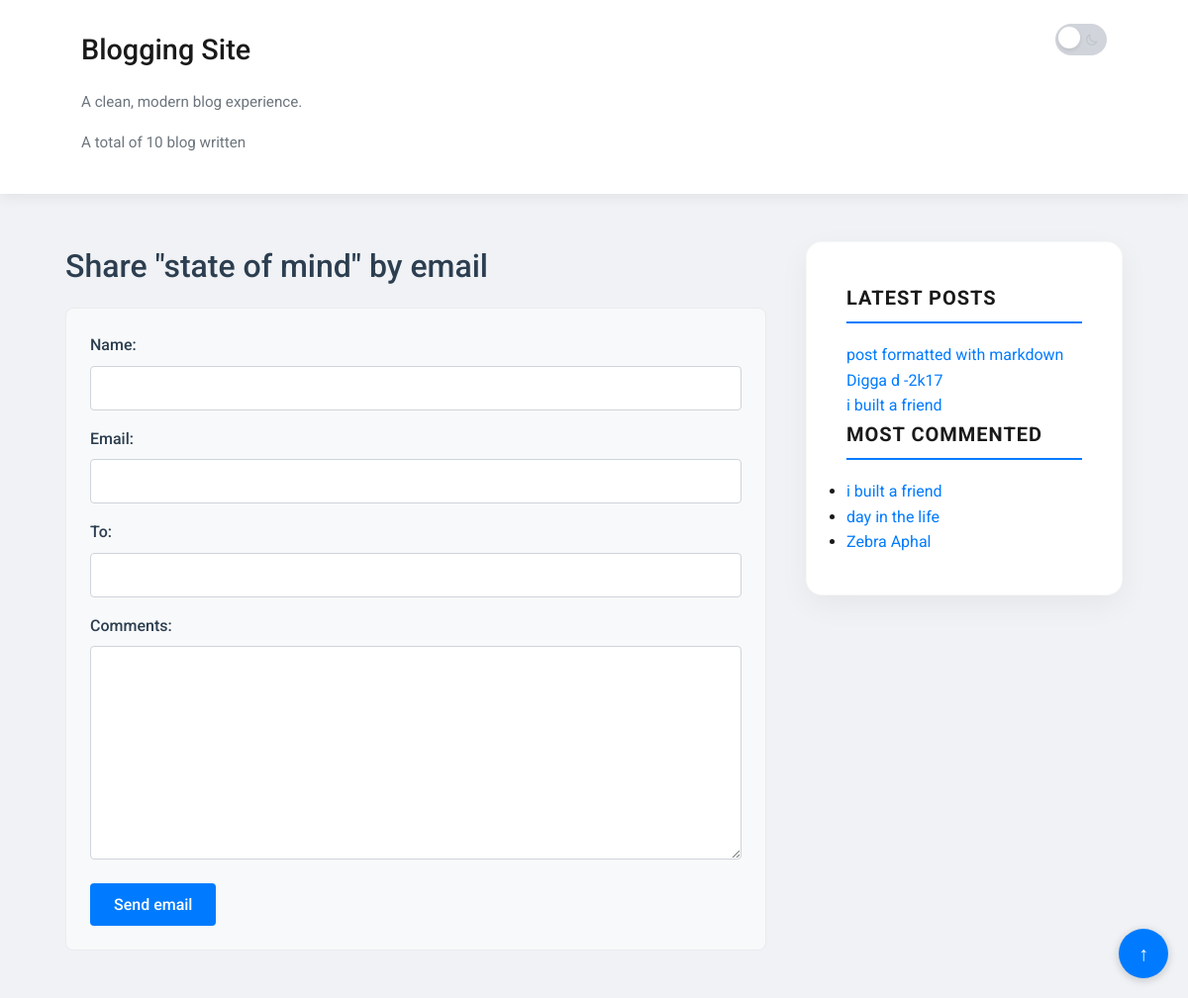
The app's page /2/share/ with its own data.
### blog/models.py (models this page shows, shortened)
class Post(models.Model):
    class Status(models.TextChoices):
        DRAFT = "DF", "Draft"
        PUBLISHED = "PB", "Published"
    title = models.CharField(max_length=250)
    slug = models.SlugField(max_length=250,unique_for_date="publish")
    author = models.ForeignKey(settings.AUTH_USER_MODEL,
                               on_delete=models.CASCADE,
                               related_name="blog_post"
                               )
    objects = models.Manager()
    published = PublishedManager()
    body = models.TextField()
    publish = models.DateTimeField(default=timezone.now)
    created = models.DateTimeField(auto_now_add=True)
    updated = models.DateTimeField(auto_now=True)
    tags = TaggableManager()
    status = models.CharField(
        max_length=2,
        choices=Status,
        default=Status.DRAFT
    )
    class Meta:
        ordering = ['-publish']
        indexes = [
            models.Index(fields=['-publish']),
        ]
    def get_absolute_url(self):
        return reverse("blog:post_detail", args=[self.publish.year,
                                                 self.publish.month,
                                                 self.publish.day,
                                                 self.slug])

### blog/views.py (the view, shortened to what this page needs)
# urls.py: path('<int:post_id>/share/',views.PostShareView.as_view(),name="post_share"),
class PostShareView(FormView):
    form_class = EmailPostForm
    template_name = 'blog/post/share.html'
    def dispatch(self, request, *args, **kwargs):
        self.post_obj = get_object_or_404(
            Post,id=self.kwargs.get("post_id"),status=Post.Status.PUBLISHED
        )
        return super().dispatch(request, *args, **kwargs)
    def get_context_data(self, **kwargs):
        context = super().get_context_data(**kwargs)
        context['post'] = self.post_obj
        context['sent'] = kwargs.get('sent',False)
        return context

### blog/forms.py
class EmailPostForm(forms.Form):
    name = forms.CharField(max_length=25)
    email = forms.EmailField()
    to = forms.EmailField()
    comments = forms.CharField(
        required=False,
        widget=forms.Textarea
    )

### blog/models.py (called while the page is built)
    def get_queryset(self):
        return super().get_queryset().filter(status=Post.Status.PUBLISHED)

### blog/templatetags/blog_tags.py (called while the page is built)
@register.simple_tag
def total_post():
    return Post.published.count()

@register.inclusion_tag("blog/post/latest_posts.html")
def show_latest_posts(count=5):
    latest_post = Post.published.order_by('-publish')[:count]
    return {'latest_post':latest_post}

@register.simple_tag
def most_commented_posts(count=5):
    most_commented = Post.published.annotate(total_comments= Count('comments')).order_by('-total_comments')[:count]
    return most_commented

### blog/templates/blog/post/share.html (shortened to what this page needs)
{% extends "blog/base.html" %}
 {% block content %} {% if sent %}
<div class="success-message">
  <h1>Email successfully sent</h1>
  <p>"{{ post.title }}" was successfully sent to {{ form.cleaned_data.to }}.</p>
</div>
{% else %}
<h1>Share "{{ post.title }}" by email</h1>
<form method="post">
  {{ form.as_p }}
  <input type="submit" value="Send email" />
</form>
{% endif %}
 {% endblock %}

### blog/templates/blog/base.html (shortened to what this page needs)
{% load static %}
{% load blog_tags %}
<!doctype html>
<html lang="en">
  <head>
    <link href="https://googleapis.com" rel="stylesheet" />
    <link rel="stylesheet" href="{% static 'blog/css/blog.css' %}" />
  </head>
  <body>
    <header class="site-header">
      <div class="header-inner">
        <div class="brand">
          <h1><a href="/">Blogging Site</a></h1>
          <p class="tagline">A clean, modern blog experience.</p>
          <p class="tagline">A total of {% total_post %} blog written</p>
        </div>
        <div class="header-controls">
          <div class="theme-switch-wrapper">
            <label class="theme-switch" for="theme-checkbox">
              <div class="slider">
                <svg class="icon moon" xmlns="http://w3.org" fill="none" viewBox="0 0 24 24" stroke="currentColor">
                  <path stroke-linecap="round" stroke-linejoin="round" stroke-width="2" d="M20.354 15.354A9 9 0 018.646 3.646 9.003 9.003 0 0012 21a9.003 9.003 0 008.354-5.646z" />
                </svg>
              </div>
            </label>
          </div>
        </div>
      </div>
    </header>
    <main class="page-layout">
      <div id="content">
        {% block content %}{% endblock %}
      </div>
      <aside id="sidebar">
        <div class="sidebar-section">
            <h3>Latest Posts</h3>
            {% show_latest_posts 3 %}
        </div>
        <div class="sidebar-section">
            <h3>Most Commented</h3>
            {% most_commented_posts 3 as most_commented %}
            <ul>
              {% for post in most_commented %}
                <li>
                  <a href="{{ post.get_absolute_url }}">{{ post.title }}</a>
                </li>
              {% empty %}
                <li>No comments yet.</li>
              {% endfor %}
            </ul>
        </div>
      </aside>
    </main>
  </body>
</html>

### blog/templates/blog/post/latest_posts.html
<ul style="list-style: none; padding: 0;">
    {% for post in latest_post %}
<li><a href="{{post.get_absolute_url}}">{{post.title}}</a></li>
    {% empty %}
    <li>No posts found</li>
    {% endfor %}
</ul>

### blog/static/blog/css/blog.css (style rules this page uses)
* { margin: 0; padding: 0; box-sizing: border-box; font-family: "Roboto", sans-serif; }
body { background-color: #f0f2f5; color: #1a1a1b; line-height: 1.6; font-size: 14px; }
@media (min-width: 768px) { body { font-size: 16px; } }
h1, h2, h3, h4, h5, h6 { font-weight: 500; margin-bottom: 1rem; color: #2c3e50; }
p { margin-bottom: 1rem; }
a { color: #007bff; text-decoration: none; transition: color 0.3s ease; }
body { display: flex; flex-direction: column; align-items: center; min-height: 100vh; }
.site-header { width: 100%; background-color: #ffffff; box-shadow: 0 2px 15px rgba(0, 0, 0, 0.08); border-bottom: none; position: sticky; top: 0; z-index: 20; }
.header-inner { max-width: 1100px; margin: 0 auto; padding: 1.5rem 2rem; display: flex; flex-direction: row; justify-content: space-between; align-items: flex-start; flex-wrap: wrap; }
.brand a { font-size: 1.8rem !important; color: #1a1a1b !important; }
.tagline { color: #6c757d; font-size: 0.95rem; margin-top: 0.25rem; }
.header-controls { display: flex; align-items: center; gap: 0.75rem; }
.theme-switch { display: inline-block; position: relative; width: 52px; height: 32px; }
.theme-switch .slider { position: relative; width: 100%; height: 100%; display: flex; align-items: center; justify-content: space-between; padding: 0 8px; border-radius: 999px; background-color: #d1d5db; border: none; cursor: pointer; transition: background 0.3s ease, border-color 0.3s ease; }
.theme-switch .slider:before { content: ""; position: absolute; top: 3px; left: 3px; width: 22px; height: 22px; background-color: #fff; border-radius: 50%; z-index: 1; box-shadow: 0 2px 4px rgba(0, 0, 0, 0.1); transition: transform 0.3s ease; }
.icon { width: 14px; height: 14px; color: #f39c12; opacity: 1; transition: opacity 0.3s ease, color 0.3s ease; pointer-events: none; }
.icon.moon { color: #adb5bd; opacity: 0.5; }
.page-layout { display: grid !important; grid-template-columns: 1fr 320px !important; gap: 2.5rem !important; width: 100%; max-width: 1100px; margin: 0 auto; padding: 3rem 1rem; align-items: start; }
#content { width: 100%; background: transparent !important; padding: 0 !important; }
#sidebar { background-color: #ffffff !important; padding: 2.5rem !important; border-radius: 12px !important; box-shadow: 0 20px 40px rgba(0,0,0,0.04) !important; position: sticky; top: 100px; height: fit-content; border-top: 4px solid #007bff !important; }
#sidebar h2, #sidebar h3 { color: #1a1a1b; font-weight: 700; font-size: 1.25rem; margin-bottom: 1.2rem; padding-bottom: 8px; border-bottom: 2px solid #007bff; text-transform: uppercase; letter-spacing: 0.05em; }
.post-card, #sidebar { background-color: #ffffff !important; border-radius: 16px !important; padding: 2.5rem !important; margin-bottom: 2.5rem !important; box-shadow: 0 10px 30px rgba(0, 0, 0, 0.05) !important; border: 1px solid rgba(0,0,0,0.03) !important; transition: transform 0.2s ease; }
form { background-color: #f8f9fa; padding: 1.5rem; border-radius: 8px; border: 1px solid #e9ecef; }
form p { margin-bottom: 1rem; }
form label { display: block; font-weight: 500; margin-bottom: 0.5rem; color: #2c3e50; }
form input[type="text"], form input[type="email"], form textarea { width: 100%; padding: 0.75rem; border: 1px solid #ced4da; border-radius: 4px; font-size: 1rem; font-family: "Roboto", sans-serif; transition: border-color 0.3s ease, box-shadow 0.3s ease; }
form textarea { resize: vertical; min-height: 100px; }
form input[type="submit"] { background-color: #007bff; color: #fff; border: none; padding: 0.75rem 1.5rem; border-radius: 4px; font-size: 1rem; font-weight: 500; cursor: pointer; transition: background-color 0.3s ease; }
body, .site-header, .post-card, #sidebar, p, h2, a, .slider { transition: background-color 0.3s ease, color 0.3s ease, border-color 0.3s ease, box-shadow 0.3s ease; }

### records on screen
Post: title "state of mind"
Post: title "post formatted with markdown"
Post: title "Digga d -2k17"
Post: title "i built a friend"
Post: title "day in the life"
Post: title "Zebra Aphal"
